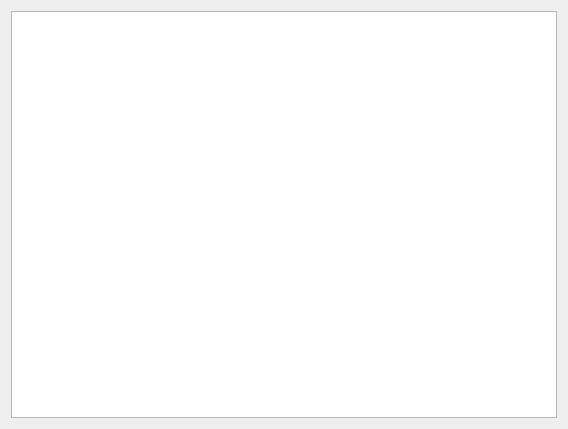
<?xml version="1.0" encoding="UTF-8"?>
<ui version="4.0">
 <class>Widget</class>
 <widget class="QWidget" name="Widget">
  <property name="geometry">
   <rect>
    <x>0</x>
    <y>0</y>
    <width>568</width>
    <height>429</height>
   </rect>
  </property>
  <property name="windowTitle">
   <string>Widget</string>
  </property>
  <layout class="QHBoxLayout" name="horizontalLayout">
   <item>
    <widget class="QListWidget" name="listWidget"/>
   </item>
  </layout>
 </widget>
 <resources/>
 <connections/>
</ui>
